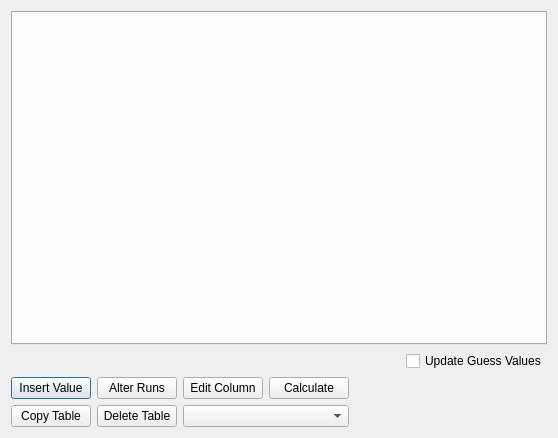
<?xml version="1.0" encoding="UTF-8"?>
<ui version="4.0">
 <class>tableDialog</class>
 <widget class="QDialog" name="tableDialog">
  <property name="geometry">
   <rect>
    <x>0</x>
    <y>0</y>
    <width>558</width>
    <height>438</height>
   </rect>
  </property>
  <property name="sizePolicy">
   <sizepolicy hsizetype="Minimum" vsizetype="MinimumExpanding">
    <horstretch>0</horstretch>
    <verstretch>0</verstretch>
   </sizepolicy>
  </property>
  <property name="windowTitle">
   <string>Dialog</string>
  </property>
  <layout class="QVBoxLayout" name="verticalLayout_2">
   <item>
    <widget class="QTabWidget" name="tabWidget">
     <property name="sizePolicy">
      <sizepolicy hsizetype="Minimum" vsizetype="MinimumExpanding">
       <horstretch>0</horstretch>
       <verstretch>0</verstretch>
      </sizepolicy>
     </property>
    </widget>
   </item>
   <item>
    <layout class="QHBoxLayout" name="horizontalLayout_4">
     <item>
      <spacer name="horizontalSpacer_2">
       <property name="orientation">
        <enum>Qt::Horizontal</enum>
       </property>
       <property name="sizeHint" stdset="0">
        <size>
         <width>40</width>
         <height>20</height>
        </size>
       </property>
      </spacer>
     </item>
     <item>
      <widget class="QCheckBox" name="updateBox">
       <property name="text">
        <string>Update Guess Values</string>
       </property>
      </widget>
     </item>
    </layout>
   </item>
   <item>
    <layout class="QHBoxLayout" name="horizontalLayout_3">
     <item>
      <layout class="QFormLayout" name="formLayout">
       <item row="0" column="0">
        <widget class="QPushButton" name="alterVarButton">
         <property name="text">
          <string>Insert Value</string>
         </property>
        </widget>
       </item>
       <item row="0" column="1">
        <widget class="QPushButton" name="alterRunButton">
         <property name="text">
          <string>Alter Runs</string>
         </property>
        </widget>
       </item>
       <item row="1" column="0">
        <widget class="QPushButton" name="copyButton">
         <property name="text">
          <string>Copy Table</string>
         </property>
        </widget>
       </item>
       <item row="1" column="1">
        <widget class="QPushButton" name="deleteTButton">
         <property name="text">
          <string>Delete Table</string>
         </property>
        </widget>
       </item>
      </layout>
     </item>
     <item>
      <layout class="QVBoxLayout" name="verticalLayout">
       <item>
        <layout class="QHBoxLayout" name="horizontalLayout">
         <item>
          <widget class="QPushButton" name="editColumnButton">
           <property name="text">
            <string>Edit Column</string>
           </property>
          </widget>
         </item>
         <item>
          <widget class="QPushButton" name="calculateButton">
           <property name="text">
            <string>Calculate</string>
           </property>
          </widget>
         </item>
        </layout>
       </item>
       <item>
        <layout class="QHBoxLayout" name="horizontalLayout_2">
         <item>
          <widget class="QComboBox" name="exportBox"/>
         </item>
        </layout>
       </item>
      </layout>
     </item>
     <item>
      <spacer name="horizontalSpacer">
       <property name="orientation">
        <enum>Qt::Horizontal</enum>
       </property>
       <property name="sizeHint" stdset="0">
        <size>
         <width>40</width>
         <height>20</height>
        </size>
       </property>
      </spacer>
     </item>
    </layout>
   </item>
  </layout>
 </widget>
 <tabstops>
  <tabstop>calculateButton</tabstop>
  <tabstop>alterVarButton</tabstop>
  <tabstop>alterRunButton</tabstop>
  <tabstop>editColumnButton</tabstop>
  <tabstop>copyButton</tabstop>
  <tabstop>deleteTButton</tabstop>
  <tabstop>exportBox</tabstop>
  <tabstop>tabWidget</tabstop>
 </tabstops>
 <resources/>
 <connections/>
</ui>
